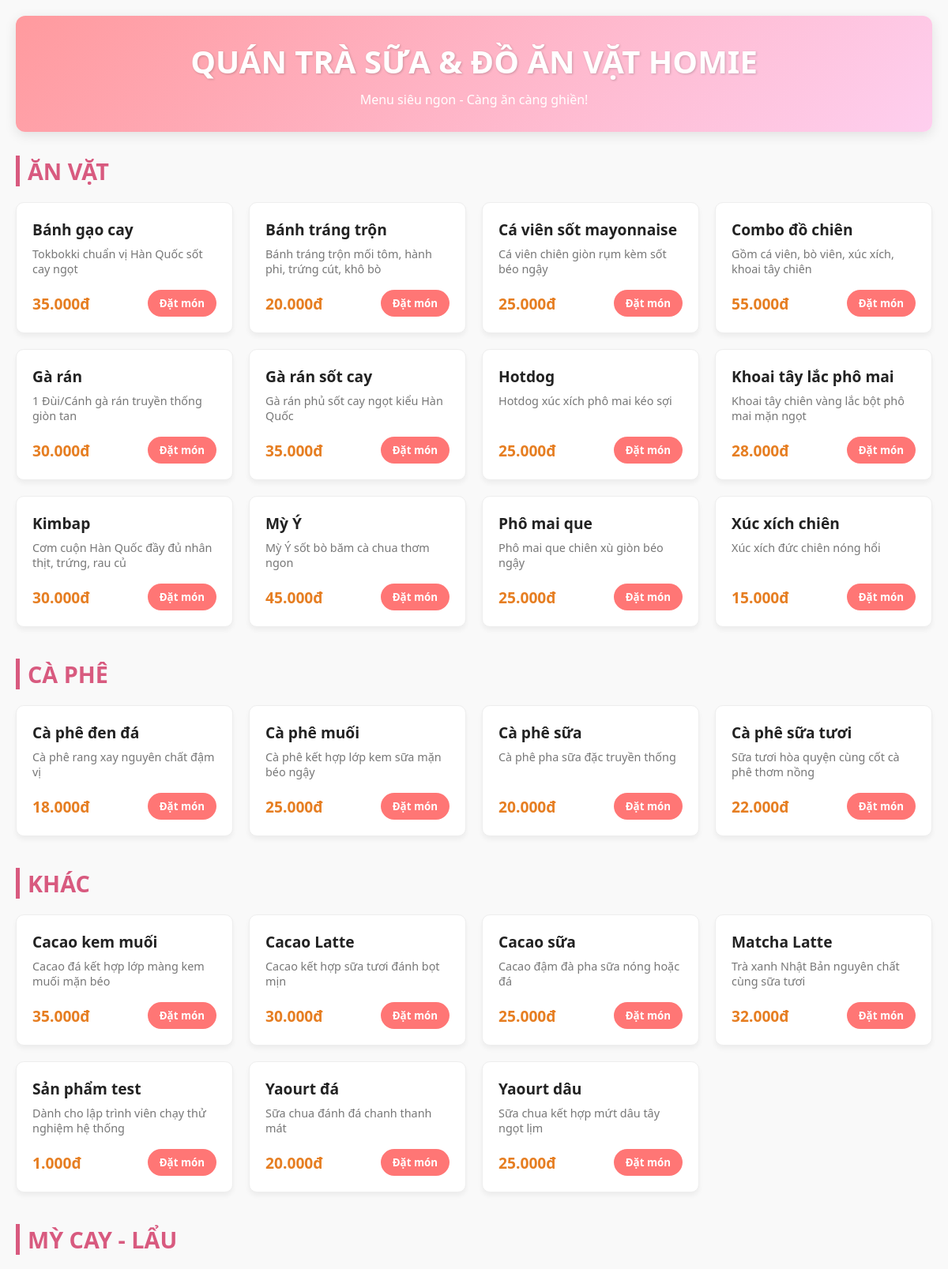
The page / (upper part) on the database its author committed.
### tables this page shows
CREATE TABLE `products` (
    `product_id` INT AUTO_INCREMENT PRIMARY KEY,
    `category_id` INT NOT NULL,
    `product_name` VARCHAR(150) NOT NULL,
    `description` TEXT,
    `price` DECIMAL(10, 2) NOT NULL,
    `image_url` VARCHAR(255) DEFAULT 'default.png',
    FOREIGN KEY (`category_id`) REFERENCES `categories`(`category_id`) ON DELETE CASCADE ON UPDATE CASCADE
);

### index.php (the view, shortened to what this page needs)
<?php
require_once 'db-connect.php';
$sql_products = "SELECT p.*, c.category_name
                 FROM products p
                 JOIN categories c ON p.category_id = c.category_id
                 ORDER BY p.category_id ASC, p.product_name ASC";
$result_products = $conn->query($sql_products);
$menu = [];
if ($result_products && $result_products->num_rows > 0) {
    while ($row = $result_products->fetch_assoc()) {
        $menu[$row['category_name']][] = $row;
    }
}
?>
<!DOCTYPE html>
<html lang="vi">
<head>
</head>
<body>
<div class="container">
    <header>
        <h1>QUÁN TRÀ SỮA & ĐỒ ĂN VẶT HOMIE</h1>
        <p>Menu siêu ngon - Càng ăn càng ghiền!</p>
    </header>
    <?php if (!empty($menu)): ?>
        <?php foreach ($menu as $category_name => $products): ?>
            <div class="category-section">
                <h2 class="category-title"><?php echo htmlspecialchars($category_name); ?></h2>
                <div class="product-grid">
                    <?php foreach ($products as $product): ?>
                        <div class="product-card">
                            <div>
                                <div class="product-name"><?php echo htmlspecialchars($product['product_name']); ?></div>
                                <div class="product-desc"><?php echo htmlspecialchars($product['description'] ? $product['description'] : 'Món ăn thức uống thơm ngon được làm trong ngày.'); ?></div>
                            </div>
                            <div class="product-footer">
                                <span class="product-price"><?php echo number_format($product['price'], 0, ',', '.'); ?>đ</span>
                                <button class="btn-order">Đặt món</button>
                            </div>
                        </div>
                    <?php endforeach; ?>
                </div>
            </div>
        <?php endforeach; ?>
    <?php else: ?>
        <p style="text-align: center; font-size: 1.2rem; color: #999;">Hiện tại chưa có món ăn nào trong hệ thống.</p>
    <?php endif; ?>
</div>
</body>
</html>

### index.php (style rules this page uses)
* { box-sizing: border-box; margin: 0; padding: 0; font-family: 'Segoe UI', Tahoma, Geneva, Verdana, sans-serif; }
body { background-color: #f9f9f9; color: #333; padding: 20px; }
header { text-align: center; padding: 30px 0; background: linear-gradient(135deg, #ff9a9e 0%, #fecfef 100%); color: #fff; border-radius: 12px; margin-bottom: 30px; box-shadow: 0 4px 15px rgba(0,0,0,0.1); }
header h1 { font-size: 2.5rem; margin-bottom: 10px; text-shadow: 1px 1px 3px rgba(0,0,0,0.2); }
.container { max-width: 1200px; margin: 0 auto; }
.category-section { margin-bottom: 40px; }
.category-title { font-size: 1.8rem; color: #d85a7f; border-left: 5px solid #d85a7f; padding-left: 10px; margin-bottom: 20px; text-transform: uppercase; }
.product-grid { display: grid; grid-template-columns: repeat(auto-fill, minmax(260px, 1fr)); gap: 20px; }
.product-card { background: #fff; border-radius: 10px; padding: 20px; box-shadow: 0 4px 6px rgba(0,0,0,0.05); border: 1px solid #eee; transition: transform 0.2s; display: flex; flex-direction: column; justify-content: space-between; }
.product-name { font-size: 1.2rem; font-weight: bold; margin-bottom: 8px; color: #222; }
.product-desc { font-size: 0.9rem; color: #777; margin-bottom: 15px; min-height: 40px; }
.product-footer { display: flex; justify-content: space-between; align-items: center; margin-top: auto; }
.product-price { font-size: 1.2rem; color: #e67e22; font-weight: bold; }
.btn-order { background-color: #ff7675; color: white; border: none; padding: 8px 15px; border-radius: 20px; cursor: pointer; font-weight: bold; transition: background 0.2s; }

### rows shown on the page
products: product_name "Bánh gạo cay", description "Tokbokki chuẩn vị Hàn Quốc sốt cay ngọt", price "35.000"
products: product_name "Bánh tráng trộn", description "Bánh tráng trộn mối tôm, hành phi, trứng cút, khô bò", price "20.000"
products: product_name "Cá viên sốt mayonnaise", description "Cá viên chiên giòn rụm kèm sốt béo ngậy", price "25.000"
products: product_name "Combo đồ chiên", description "Gồm cá viên, bò viên, xúc xích, khoai tây chiên", price "55.000"
products: product_name "Gà rán", description "1 Đùi/Cánh gà rán truyền thống giòn tan", price "30.000"
products: product_name "Gà rán sốt cay", description "Gà rán phủ sốt cay ngọt kiểu Hàn Quốc", price "35.000"
products: product_name "Hotdog", description "Hotdog xúc xích phô mai kéo sợi", price "25.000"
products: product_name "Khoai tây lắc phô mai", description "Khoai tây chiên vàng lắc bột phô mai mặn ngọt", price "28.000"
products: product_name "Kimbap", description "Cơm cuộn Hàn Quốc đầy đủ nhân thịt, trứng, rau củ", price "30.000"
products: product_name "Mỳ Ý", description "Mỳ Ý sốt bò băm cà chua thơm ngon", price "45.000"
products: product_name "Phô mai que", description "Phô mai que chiên xù giòn béo ngậy", price "25.000"
products: product_name "Xúc xích chiên", description "Xúc xích đức chiên nóng hổi", price "15.000"
products: product_name "Cà phê đen đá", description "Cà phê rang xay nguyên chất đậm vị", price "18.000"
products: product_name "Cà phê muối", description "Cà phê kết hợp lớp kem sữa mặn béo ngậy", price "25.000"
products: product_name "Cà phê sữa", description "Cà phê pha sữa đặc truyền thống", price "20.000"
products: product_name "Cà phê sữa tươi", description "Sữa tươi hòa quyện cùng cốt cà phê thơm nồng", price "22.000"
products: product_name "Cacao kem muối", description "Cacao đá kết hợp lớp màng kem muối mặn béo", price "35.000"
products: product_name "Cacao Latte", description "Cacao kết hợp sữa tươi đánh bọt mịn", price "30.000"
products: product_name "Cacao sữa", description "Cacao đậm đà pha sữa nóng hoặc đá", price "25.000"
products: product_name "Matcha Latte", description "Trà xanh Nhật Bản nguyên chất cùng sữa tươi", price "32.000"
products: product_name "Sản phẩm test", description "Dành cho lập trình viên chạy thử nghiệm hệ thống", price "1.000"
products: product_name "Yaourt đá", description "Sữa chua đánh đá chanh thanh mát", price "20.000"
products: product_name "Yaourt dâu", description "Sữa chua kết hợp mứt dâu tây ngọt lịm", price "25.000"

### other values the page prints
$category_name "ĂN VẶT"
$category_name "CÀ PHÊ"
$category_name "KHÁC"
$category_name "MỲ CAY - LẨU"
